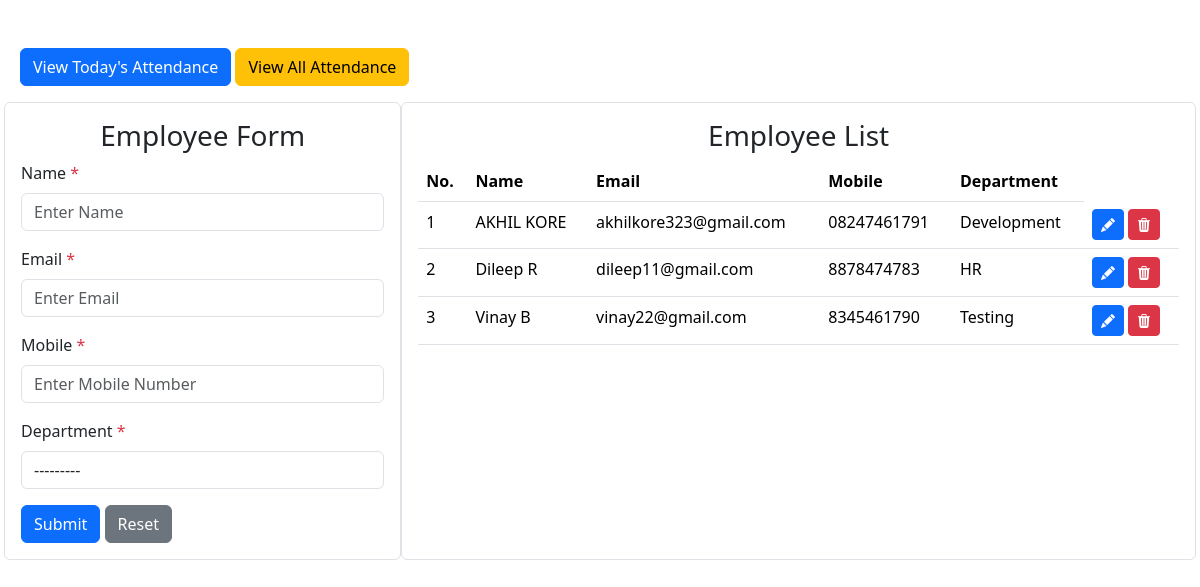
The page / on the database its author committed.
### myapp/models.py (models this page shows, shortened)
class Employee(models.Model):
    ch = (('Development', 'Development'), ('Testing', 'Testing'),('HR', 'HR'),)
    name = models.CharField(max_length=200)
    email = models.EmailField()
    mobile = models.CharField(max_length=20)
    department = models.CharField(max_length=200, choices=ch)

### myapp/views.py (the view)
# urls.py: path('', add_employee_view, name='employee'),
def add_employee_view(request):
    today_date = timezone.now().date()
    all_employees = Employee.objects.all()
    today_attendance = Attendance.objects.filter(date=today_date)
    all_attendance = Attendance.objects.all()
    if request.method == 'POST':
        form = EmployeeForm(request.POST, label_suffix='')
        if form.is_valid():
            form.save()
            messages.success(request, f'Employee Successfully Added')
            return redirect('/')
    else:
        form = EmployeeForm(label_suffix='')
    context = {
        'form': form,
        'all_employees': all_employees,
        'today_attendance': today_attendance,
        'all_attendance': all_attendance,
    }
    return render(request, 'employee.html', context)

### myapp/form.py
class EmployeeForm(forms.ModelForm):
    class Meta:
        model = Employee
        fields = '__all__'
        widgets = {
            'name': forms.TextInput(attrs={'class': 'form-control', 'placeholder': 'Enter Name'}),
            'email': forms.EmailInput(attrs={'class': 'form-control', 'placeholder': 'Enter Email'}),
            'mobile': forms.TextInput(attrs={'class': 'form-control', 'placeholder': 'Enter Mobile Number'}),
            'department': forms.Select(attrs={'class': 'form-control'}),
        }
        labels = {
            'name': 'Name',
            'email': 'Email',
            'mobile': 'Mobile',
            'department': 'Department',
        }
        error_messages = {
        'name':{'required':'Name is required!'},
        'email':{'required':'Email is required!'},
        'mobile': {'required':'Mobile is required!'},
        'department': {'required': 'Please select department!'},
        }

### myapp/templates/employee.html (shortened to what this page needs)
{% extends "base.html" %}
{% load static %}
{% block body %}
<div class="container-fluid p-3">
  <div class="row">
    <div class="col-md-12 p-3 ">
      <a href="{% url 'today_attendance' %}" class="btn btn-primary text-right">
        View Today's Attendance
      </a>
      <a href="{% url 'all_attendance' %}" class="btn btn-warning">
        View All Attendance
      </a>
    </div>
    <div class="col-md-4 border p-3 rounded">
      <h3 class="text-center">Employee Form</h3>
      <form action="" method="POST" novalidate>
        {% for fm in form %}
        <div class="mb-3">
          <label class="form-label">{{fm.label_tag}} <span class="text-danger">*</span></label>
          {{fm}}
        </div>
        {% endfor %}
        <button type="submit" class="btn btn-primary">Submit</button>
        <a href="{% url 'employee' %}" class="btn btn-secondary">Reset</a>
      </form>
    </div>
    <div class="col-md-8 border p-3 rounded">
      <h3 class="text-center">Employee List</h3>
      <table class="table">
        <thead>
          <tr>
            <th scope="col">No.</th>
            <th scope="col">Name</th>
            <th scope="col">Email</th>
            <th scope="col">Mobile</th>
            <th scope="col">Department</th>
          </tr>
        </thead>
        <tbody>
          {% for i in all_employees %}
          <tr>
            <td>{{forloop.counter}}</td>
            <td>{{i.name}}</td>
            <td>{{i.email}}</td>
            <td>{{i.mobile}}</td>
            <td>{{i.department}}</td>
            <td>
              <a href="{% url 'update' i.id %}" class="btn btn-sm btn-primary"><i class="bi bi-pencil-fill"></i></a>
              <a href="{% url 'delete' i.id %}" class="btn btn-sm btn-danger"><i class="bi bi-trash3-fill"></i></a>
            </td>
          </tr>
          {% endfor %}
        </tbody>
      </table>
    </div>
  </div>
</div>
{% endblock body %}

### myapp/templates/base.html (shortened to what this page needs)
{% load static %}
<!doctype html>
<html lang="en">
<head>
  <link href="https://cdn.jsdelivr.net/npm/bootstrap@5.3.3/dist/css/bootstrap.min.css" rel="stylesheet">
  <link rel="stylesheet" href="https://cdn.jsdelivr.net/npm/bootstrap-icons@1.11.3/font/bootstrap-icons.min.css">
</head>
<body>
  {% block body %}
  {% endblock body %}
</body>
</html>

### rows shown on the page
Employee: name "AKHIL KORE", email "akhilkore323@gmail.com", mobile "08247461791", department "Development"
Employee: name "Dileep R", email "dileep11@gmail.com", mobile "8878474783", department "HR"
Employee: name "Vinay B", email "vinay22@gmail.com", mobile "8345461790", department "Testing"

### other values the page prints
{{ fm.label_tag }} "Name" "Email" "Mobile" "Department"
